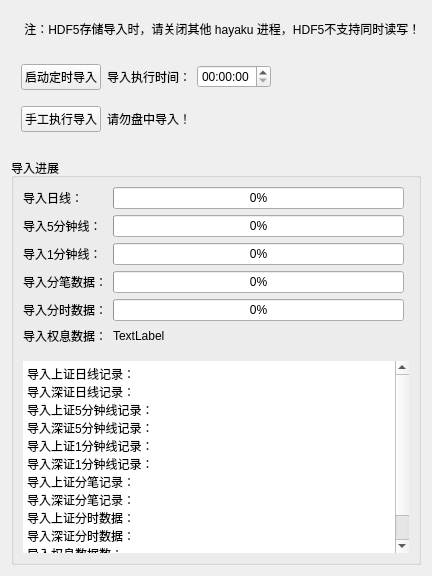
      <widget class="QWidget" name="tab_2">
       <attribute name="title">
        <string>执行导入</string>
       </attribute>
       <layout class="QVBoxLayout" name="verticalLayout_7">
        <item>
         <spacer name="verticalSpacer_20">
          <property name="orientation">
           <enum>Qt::Vertical</enum>
          </property>
          <property name="sizeType">
           <enum>QSizePolicy::Fixed</enum>
          </property>
          <property name="sizeHint" stdset="0">
           <size>
            <width>20</width>
            <height>9</height>
           </size>
          </property>
         </spacer>
        </item>
        <item>
         <widget class="QLabel" name="label_43">
          <property name="text">
           <string>    注：HDF5存储导入时，请关闭其他 hayaku 进程，HDF5不支持同时读写！</string>
          </property>
         </widget>
        </item>
        <item>
         <layout class="QHBoxLayout" name="horizontalLayout_11">
          <property name="leftMargin">
           <number>10</number>
          </property>
          <property name="topMargin">
           <number>20</number>
          </property>
          <property name="rightMargin">
           <number>10</number>
          </property>
          <item>
           <widget class="QPushButton" name="sched_import_pushButton">
            <property name="text">
             <string>启动定时导入</string>
            </property>
           </widget>
          </item>
          <item>
           <layout class="QHBoxLayout" name="horizontalLayout_14">
            <item>
             <widget class="QLabel" name="label_40">
              <property name="text">
               <string>导入执行时间：</string>
              </property>
             </widget>
            </item>
            <item>
             <widget class="QTimeEdit" name="sched_import_timeEdit"/>
            </item>
            <item>
             <spacer name="horizontalSpacer_7">
              <property name="orientation">
               <enum>Qt::Horizontal</enum>
              </property>
              <property name="sizeHint" stdset="0">
               <size>
                <width>40</width>
                <height>20</height>
               </size>
              </property>
             </spacer>
            </item>
           </layout>
          </item>
         </layout>
        </item>
        <item>
         <spacer name="verticalSpacer_11">
          <property name="orientation">
           <enum>Qt::Vertical</enum>
          </property>
          <property name="sizeType">
           <enum>QSizePolicy::Fixed</enum>
          </property>
          <property name="sizeHint" stdset="0">
           <size>
            <width>20</width>
            <height>10</height>
           </size>
          </property>
         </spacer>
        </item>
        <item>
         <layout class="QHBoxLayout" name="horizontalLayout_18">
          <property name="leftMargin">
           <number>10</number>
          </property>
          <property name="rightMargin">
           <number>10</number>
          </property>
          <item>
           <widget class="QPushButton" name="start_import_pushButton">
            <property name="text">
             <string>手工执行导入</string>
            </property>
           </widget>
          </item>
          <item>
           <widget class="QLabel" name="import_status_label">
            <property name="text">
             <string>请勿盘中导入！</string>
            </property>
           </widget>
          </item>
          <item>
           <spacer name="horizontalSpacer_8">
            <property name="orientation">
             <enum>Qt::Horizontal</enum>
            </property>
            <property name="sizeHint" stdset="0">
             <size>
              <width>40</width>
              <height>20</height>
             </size>
            </property>
           </spacer>
          </item>
         </layout>
        </item>
        <item>
         <spacer name="verticalSpacer_10">
          <property name="orientation">
           <enum>Qt::Vertical</enum>
          </property>
          <property name="sizeType">
           <enum>QSizePolicy::Minimum</enum>
          </property>
          <property name="sizeHint" stdset="0">
           <size>
            <width>20</width>
            <height>20</height>
           </size>
          </property>
         </spacer>
        </item>
        <item>
         <widget class="QGroupBox" name="groupBox_5">
          <property name="title">
           <string>导入进展</string>
          </property>
          <layout class="QVBoxLayout" name="verticalLayout_5">
           <item>
            <layout class="QGridLayout" name="gridLayout">
             <item row="4" column="1">
              <widget class="QProgressBar" name="hdf5_time_progressBar">
               <property name="value">
                <number>0</number>
               </property>
              </widget>
             </item>
             <item row="5" column="1">
              <widget class="QLabel" name="hdf5_weight_label">
               <property name="text">
                <string>TextLabel</string>
               </property>
              </widget>
             </item>
             <item row="2" column="0">
              <widget class="QLabel" name="label_14">
               <property name="text">
                <string>导入1分钟线：</string>
               </property>
              </widget>
             </item>
             <item row="3" column="1">
              <widget class="QProgressBar" name="hdf5_trans_progressBar">
               <property name="value">
                <number>0</number>
               </property>
              </widget>
             </item>
             <item row="3" column="0">
              <widget class="QLabel" name="label_4">
               <property name="text">
                <string>导入分笔数据：</string>
               </property>
              </widget>
             </item>
             <item row="0" column="0">
              <widget class="QLabel" name="label_8">
               <property name="text">
                <string>导入日线：</string>
               </property>
              </widget>
             </item>
             <item row="4" column="0">
              <widget class="QLabel" name="label_5">
               <property name="text">
                <string>导入分时数据：</string>
               </property>
              </widget>
             </item>
             <item row="1" column="1">
              <widget class="QProgressBar" name="hdf5_5min_progressBar">
               <property name="value">
                <number>0</number>
               </property>
              </widget>
             </item>
             <item row="0" column="1">
              <widget class="QProgressBar" name="hdf5_day_progressBar">
               <property name="value">
                <number>0</number>
               </property>
              </widget>
             </item>
             <item row="1" column="0">
              <widget class="QLabel" name="label_12">
               <property name="text">
                <string>导入5分钟线：</string>
               </property>
              </widget>
             </item>
             <item row="2" column="1">
              <widget class="QProgressBar" name="hdf5_min_progressBar">
               <property name="value">
                <number>0</number>
               </property>
              </widget>
             </item>
             <item row="5" column="0">
              <widget class="QLabel" name="label_9">
               <property name="text">
                <string>导入权息数据：</string>
               </property>
              </widget>
             </item>
             <item row="0" column="2">
              <spacer name="horizontalSpacer_14">
               <property name="orientation">
                <enum>Qt::Horizontal</enum>
               </property>
               <property name="sizeType">
                <enum>QSizePolicy::Minimum</enum>
               </property>
               <property name="sizeHint" stdset="0">
                <size>
                 <width>5</width>
                 <height>20</height>
                </size>
               </property>
              </spacer>
             </item>
            </layout>
           </item>
           <item>
            <spacer name="verticalSpacer_9">
             <property name="orientation">
              <enum>Qt::Vertical</enum>
             </property>
             <property name="sizeType">
              <enum>QSizePolicy::Minimum</enum>
             </property>
             <property name="sizeHint" stdset="0">
              <size>
               <width>20</width>
               <height>10</height>
              </size>
             </property>
            </spacer>
           </item>
           <item>
            <widget class="QTextEdit" name="import_detail_textEdit">
             <property name="frameShape">
              <enum>QFrame::NoFrame</enum>
             </property>
             <property name="readOnly">
              <bool>true</bool>
             </property>
             <property name="html">
              <string>&lt;!DOCTYPE HTML PUBLIC &quot;-//W3C//DTD HTML 4.0//EN&quot; &quot;http://www.w3.org/TR/REC-html40/strict.dtd&quot;&gt;
&lt;html&gt;&lt;head&gt;&lt;meta name=&quot;qrichtext&quot; content=&quot;1&quot; /&gt;&lt;meta charset=&quot;utf-8&quot; /&gt;&lt;style type=&quot;text/css&quot;&gt;
p, li { white-space: pre-wrap; }
hr { height: 1px; border-width: 0; }
li.unchecked::marker { content: &quot;\2610&quot;; }
li.checked::marker { content: &quot;\2612&quot;; }
&lt;/style&gt;&lt;/head&gt;&lt;body style=&quot; font-size:13pt; font-weight:400; font-style:normal;&quot;&gt;
&lt;p style=&quot; margin-top:0px; margin-bottom:0px; margin-left:0px; margin-right:0px; -qt-block-indent:0; text-indent:0px;&quot;&gt;&lt;span style=&quot; font-size:9pt;&quot;&gt;导入上证日线记录：&lt;/span&gt;&lt;/p&gt;
&lt;p style=&quot; margin-top:0px; margin-bottom:0px; margin-left:0px; margin-right:0px; -qt-block-indent:0; text-indent:0px;&quot;&gt;&lt;span style=&quot; font-size:9pt;&quot;&gt;导入深证日线记录：&lt;/span&gt;&lt;/p&gt;
&lt;p style=&quot; margin-top:0px; margin-bottom:0px; margin-left:0px; margin-right:0px; -qt-block-indent:0; text-indent:0px;&quot;&gt;&lt;span style=&quot; font-size:9pt;&quot;&gt;导入上证5分钟线记录：&lt;/span&gt;&lt;/p&gt;
&lt;p style=&quot; margin-top:0px; margin-bottom:0px; margin-left:0px; margin-right:0px; -qt-block-indent:0; text-indent:0px;&quot;&gt;&lt;span style=&quot; font-size:9pt;&quot;&gt;导入深证5分钟线记录：&lt;/span&gt;&lt;/p&gt;
&lt;p style=&quot; margin-top:0px; margin-bottom:0px; margin-left:0px; margin-right:0px; -qt-block-indent:0; text-indent:0px;&quot;&gt;&lt;span style=&quot; font-size:9pt;&quot;&gt;导入上证1分钟线记录：&lt;/span&gt;&lt;/p&gt;
&lt;p style=&quot; margin-top:0px; margin-bottom:0px; margin-left:0px; margin-right:0px; -qt-block-indent:0; text-indent:0px;&quot;&gt;&lt;span style=&quot; font-size:9pt;&quot;&gt;导入深证1分钟线记录：&lt;/span&gt;&lt;/p&gt;
&lt;p style=&quot; margin-top:0px; margin-bottom:0px; margin-left:0px; margin-right:0px; -qt-block-indent:0; text-indent:0px;&quot;&gt;&lt;span style=&quot; font-size:9pt;&quot;&gt;导入上证分笔记录：&lt;/span&gt;&lt;/p&gt;
&lt;p style=&quot; margin-top:0px; margin-bottom:0px; margin-left:0px; margin-right:0px; -qt-block-indent:0; text-indent:0px;&quot;&gt;&lt;span style=&quot; font-size:9pt;&quot;&gt;导入深证分笔记录：&lt;/span&gt;&lt;/p&gt;
&lt;p style=&quot; margin-top:0px; margin-bottom:0px; margin-left:0px; margin-right:0px; -qt-block-indent:0; text-indent:0px;&quot;&gt;&lt;span style=&quot; font-size:9pt;&quot;&gt;导入上证分时数据：&lt;/span&gt;&lt;/p&gt;
&lt;p style=&quot; margin-top:0px; margin-bottom:0px; margin-left:0px; margin-right:0px; -qt-block-indent:0; text-indent:0px;&quot;&gt;&lt;span style=&quot; font-size:9pt;&quot;&gt;导入深证分时数据：&lt;/span&gt;&lt;/p&gt;
&lt;p style=&quot; margin-top:0px; margin-bottom:0px; margin-left:0px; margin-right:0px; -qt-block-indent:0; text-indent:0px;&quot;&gt;&lt;span style=&quot; font-size:9pt;&quot;&gt;导入权息数据数：&lt;/span&gt;&lt;/p&gt;
&lt;p style=&quot; margin-top:0px; margin-bottom:0px; margin-left:0px; margin-right:0px; -qt-block-indent:0; text-indent:0px;&quot;&gt;&lt;span style=&quot; font-size:9pt;&quot;&gt;导入完毕！&lt;/span&gt;&lt;/p&gt;&lt;/body&gt;&lt;/html&gt;</string>
             </property>
            </widget>
           </item>
          </layout>
         </widget>
        </item>
       </layout>
      </widget>
